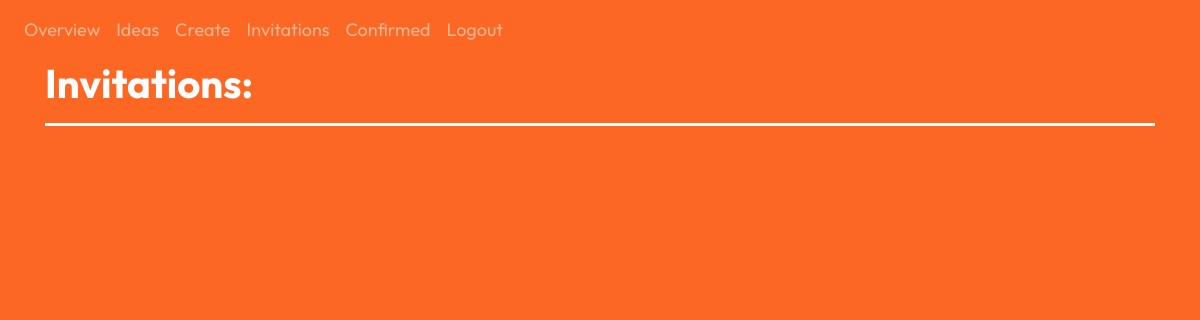
The app's page /view_meetups (signed in), older data.
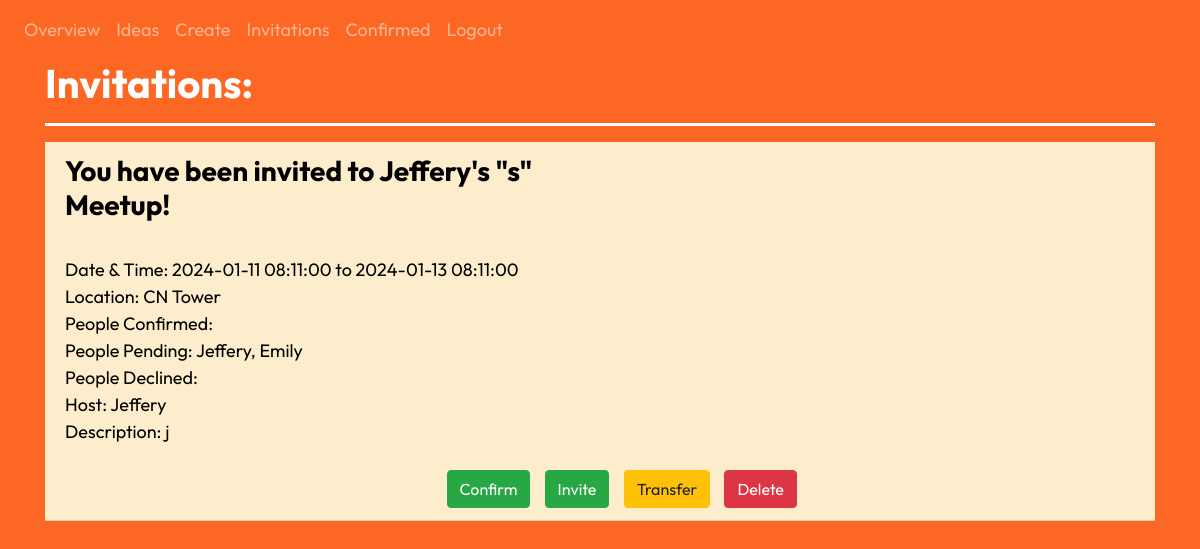
The same page, newer data.
### website/models.py (models this page shows)
class Meetup(db.Model):
    id = db.Column(db.Integer, primary_key=True)
    date_created = db.Column(db.DateTime(timezone=True), default=func.now()) # gets current date and time, store it as date
    date_meetup = db.Column(db.DateTime)
    date_end = db.Column(db.DateTime)
    title = db.Column(db.String(10000))
    location = db.Column(db.String(10000))
    fullAddress = db.Column(db.String(10000))
    locationCommonName = db.Column(db.String(10000))
    lat = db.Column(db.Float)
    lng = db.Column(db.Float)
    description = db.Column(db.String(10000))
    invitations = db.Column(db.String(10000))
    confirmed = db.Column(db.String(10000))
    declined = db.Column(db.String(10000))
    owner = db.Column(db.Integer)
    owner_firstname = db.Column(db.String(10000))

### website/views.py (the view)
@views.route('/view_meetups', methods=['GET', 'POST']) #decorator: whenever you go to the / URL, whatever in hom() will run
@login_required
def view_meetups():
    invites = "" # create a string of people who were invited but not confirmed
    confirmation = "" # create a string of people who have confirmed
    confirmSearch = " " + str(current_user.id) + " "
    firstInv = True
    firstConf = True
    meetupList = []
    for meetup in current_user.meetups: # go through all the current user's meetups
        if meetup.confirmed.find(confirmSearch) == -1:
            meetupList.append({'id': meetup.id, 'lat': meetup.lat, 'lng': meetup.lng, 'locationName': meetup.locationCommonName, 'address': meetup.fullAddress})
        invites = invites + "   " # add 3 spaces to show a new meetup
        confirmation = confirmation + "   "
        firstInv = True
        firstConf = True
        for user in meetup.user: # cycle through the users with a relationship with that meetup
            userSearch = " " + str(user.id) + " "
            if meetup.confirmed.find(userSearch)  != -1: # if the user has confirmed
                if firstConf:   # if its the first confirmation for the meetup. add their name
                    confirmation  = confirmation + user.first_name
                    firstConf = False
                else: # if its not the first confirmation, add a comma
                    confirmation  = confirmation + ", " + user.first_name
            else: # if the user has not confirmed yet, add them to the invite list
                if firstInv:
                    invites  = invites + user.first_name
                    firstInv = False
                else:
                    invites  = invites + ", " + user.first_name
    inviteList = invites.split("   ") # create an list of meetups, inside of which are the people invitied to it
    confirmationList = confirmation.split("   ") # create an list of meetups, inside of which are the people who confirmed to it
    return render_template("view_meetups.html", key=key, user=current_user, inviteList = inviteList, confirmSearch = confirmSearch, confirmationList = confirmationList, meetupList = meetupList)

### website/__init__.py (called while the page is built)
@login_manager.user_loader
def load_user(id):
    return User.query.get(int(id))

### website/templates/view_meetups.html (shortened to what this page needs)
{% extends "base.html" %} {% block title %}View Meetups{% endblock %} {% block
content %}
<h1 align="left"><b>Invitations:</b></h1>
<hr />
<ul class="list-group list-group-flush" id="notes">
  {% set ns = namespace(inviteNumber=1) %}
  {% for meetup in user.meetups: %}
  {%if meetup.confirmed.find(confirmSearch) == -1%}
  <li class="list-group-item  meetup-display mb-4">
    <div class="row">
      <div class="col-md-6">
      <h3><b>You have been invited to {{ meetup.owner_firstname }}'s "{{ meetup.title }}" Meetup!</b></h3><br />
    Date & Time: {{ meetup.date_meetup}} to {{ meetup.date_end }}<br />
    Location: {{meetup.locationCommonName}}<br />
    People Confirmed: {{confirmationList[ns.inviteNumber]}}<br />
    People Pending: {{inviteList[ns.inviteNumber]}}<br />
    People Declined: {{meetup.declined}}<br />
    Host: {{meetup.owner_firstname}}<br />
    Description: {{meetup.description}}<br /></div>
    <div class="col-md-6"><div id = "map{{ meetup.id }}" class = "map" style="height: 300px"></div>
  </div></div>
  <div class="row mt-3" style="margin-left: 35%">
    <button
      type="button"
      class="btn btn-success float-right button-margin"
      onClick="confirmMeetup({{meetup.id}})"
    >
      <span aria-hidden="true">Confirm</span>
    </button>
    {% if user.id == meetup.owner %}
    <button
      type="button"
      class="btn btn-success float-right button-margin"
      data-toggle="modal"
      data-target={{"#inviteModal" + meetup.id|string}}
    >
      <span aria-hidden="true">Invite</span>
    </button>
    <button
      type="button"
      class="btn btn-warning float-right button-margin"
      data-toggle="modal"
      data-target={{"#ownerModal" + meetup.id|string}}
    >
      <span aria-hidden="true">Transfer</span>
    </button>
    <button
    type="button"
    class="btn btn-danger float-right button-margin"
    onClick="deleteMeetup({{meetup.id}}, '/view_meetups')"
  >
    <span aria-hidden="true">Delete</span>
  </button>
  {% endif %}
    </div>
  </li>
  {% endif %} {% set ns.inviteNumber = ns.inviteNumber+1 %} {% endfor %}
</ul>
{% endblock %}

### website/templates/base.html (shortened to what this page needs)
<!DOCTYPE html>
<html>
  <head>
    <link
      rel="stylesheet"
      href="https://stackpath.bootstrapcdn.com/bootstrap/4.4.1/css/bootstrap.min.css"
    />
    <link
      rel="stylesheet"
      href="https://stackpath.bootstrapcdn.com/font-awesome/4.7.0/css/font-awesome.min.css"
    />
    <link href="/static/site.css" rel="stylesheet">
  </head>
  <body class="meetup-bg meetup-text">
    <nav class="navbar navbar-expand-lg navbar-dark ">
      <div class="collapse navbar-collapse" id="navbar">
        <div class="navbar-nav">
          {% if user.is_authenticated %}
          <a class="nav-item nav-link" id="overview" href="/overview">Overview</a>
          <a class="nav-item nav-link" id="ideas" href="/ideas">Ideas</a>
          <a class="nav-item nav-link" id="create" href="/create">Create</a>
          <a class="nav-item nav-link" id="view_meetups" href="/view_meetups">Invitations</a>
          <a class="nav-item nav-link" id="confirmed" href="/confirmed">Confirmed</a>
          <a class="nav-item nav-link" id="logout" href="/logout">Logout</a>
          {% else %}
          <a class="nav-item nav-link" id="home" href="/">Home</a>
          <a class="nav-item nav-link" id="howTo" href="/how-to">About</a>
          <a class="nav-item nav-link" id="login" href="/login">Login</a>
          <a class="nav-item nav-link" id="signUp" href="/sign-up">Sign Up</a>
          {%  endif %}
        </div>
      </div>
    </nav>
    <div class="container">{% block content %} {% endblock %}</div>
  </body>
</html>

### website/static/site.css (style rules this page uses)
html, body, #map, #meetupMap { height: 500px; }
html, body { height: 100%; margin: 0; padding: 0; }
.map { height: 500px; }
.meetup-bg { background-color: #FC6824; }
.meetup-display { color: rgb(0, 0, 0); background-color: #FEEDCD; }
.meetup-text { color: white; font-family: 'Outfit' ;font-size: 18px; }
.button-margin { margin-left: 1%; margin-right: 1%; }
hr { height: 3px; background-color: #ffffff; border: none; }

Row changes from the older to the newer data that the page shows:
added Meetup: owner_firstname "Jeffery", title "s", date_meetup "2024-01-11 08:11:00", date_end "2024-01-13 08:11:00", locationCommonName "CN Tower", inviteList "Jeffery, Emily", description "j"
